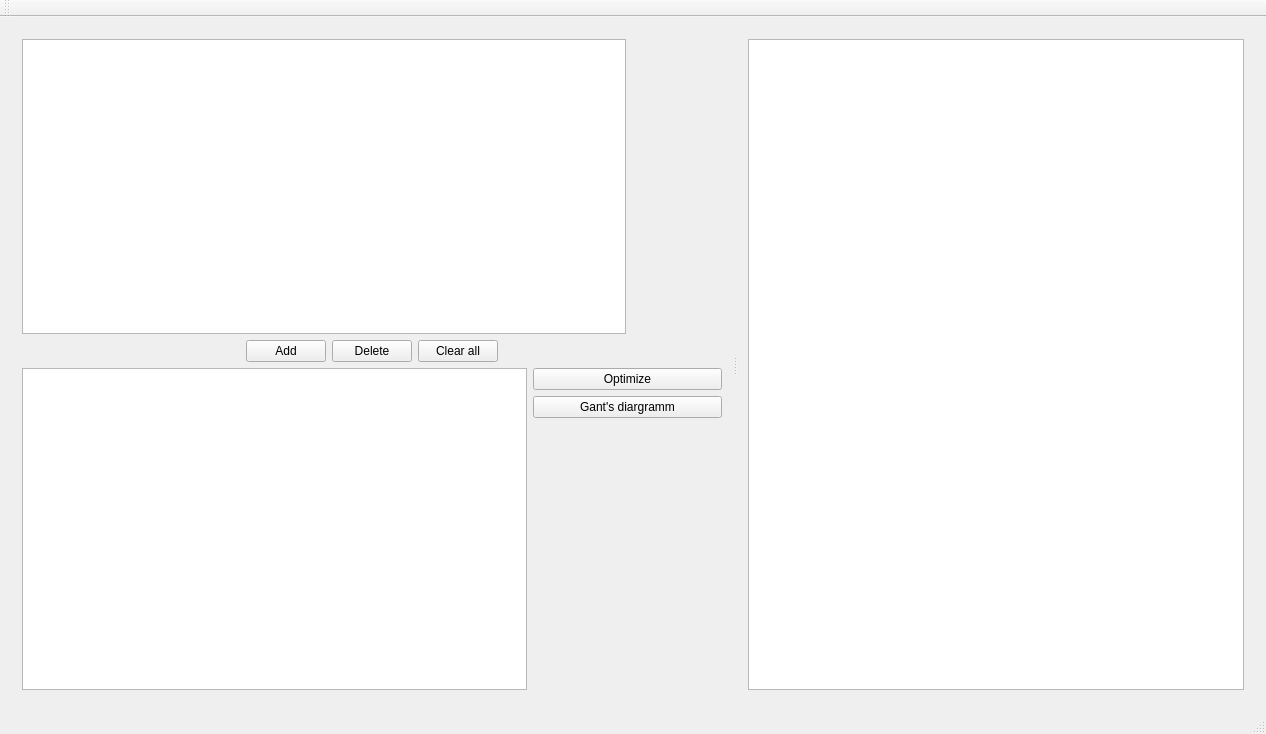
<?xml version="1.0" encoding="UTF-8"?>
<ui version="4.0">
 <class>MainWindow</class>
 <widget class="QMainWindow" name="MainWindow">
  <property name="geometry">
   <rect>
    <x>0</x>
    <y>0</y>
    <width>1266</width>
    <height>734</height>
   </rect>
  </property>
  <property name="windowTitle">
   <string>Project time optimizer</string>
  </property>
  <widget class="QWidget" name="centralWidget">
   <layout class="QHBoxLayout" name="horizontalLayout_3">
    <item>
     <widget class="QSplitter" name="splitter">
      <property name="maximumSize">
       <size>
        <width>16777215</width>
        <height>16777215</height>
       </size>
      </property>
      <property name="orientation">
       <enum>Qt::Horizontal</enum>
      </property>
      <widget class="QWidget" name="widget" native="true">
       <layout class="QVBoxLayout" name="verticalLayout_4">
        <item>
         <layout class="QVBoxLayout" name="verticalLayout_3">
          <item>
           <layout class="QVBoxLayout" name="verticalLayout">
            <item>
             <widget class="QTableView" name="tableView">
              <property name="maximumSize">
               <size>
                <width>604</width>
                <height>16777215</height>
               </size>
              </property>
              <property name="sizeAdjustPolicy">
               <enum>QAbstractScrollArea::AdjustIgnored</enum>
              </property>
              <property name="editTriggers">
               <set>QAbstractItemView::DoubleClicked</set>
              </property>
              <property name="showDropIndicator" stdset="0">
               <bool>true</bool>
              </property>
              <property name="selectionBehavior">
               <enum>QAbstractItemView::SelectRows</enum>
              </property>
              <property name="showGrid">
               <bool>true</bool>
              </property>
              <attribute name="horizontalHeaderCascadingSectionResizes">
               <bool>true</bool>
              </attribute>
              <attribute name="horizontalHeaderStretchLastSection">
               <bool>true</bool>
              </attribute>
              <attribute name="verticalHeaderVisible">
               <bool>false</bool>
              </attribute>
              <attribute name="verticalHeaderStretchLastSection">
               <bool>false</bool>
              </attribute>
             </widget>
            </item>
            <item>
             <layout class="QHBoxLayout" name="horizontalLayout">
              <item>
               <spacer name="horizontalSpacer_2">
                <property name="orientation">
                 <enum>Qt::Horizontal</enum>
                </property>
                <property name="sizeHint" stdset="0">
                 <size>
                  <width>40</width>
                  <height>20</height>
                 </size>
                </property>
               </spacer>
              </item>
              <item>
               <widget class="QPushButton" name="addButton">
                <property name="text">
                 <string>Add</string>
                </property>
               </widget>
              </item>
              <item>
               <widget class="QPushButton" name="deleteButton">
                <property name="text">
                 <string>Delete</string>
                </property>
               </widget>
              </item>
              <item>
               <widget class="QPushButton" name="cleartButton">
                <property name="text">
                 <string>Clear all</string>
                </property>
               </widget>
              </item>
              <item>
               <spacer name="horizontalSpacer">
                <property name="orientation">
                 <enum>Qt::Horizontal</enum>
                </property>
                <property name="sizeHint" stdset="0">
                 <size>
                  <width>40</width>
                  <height>20</height>
                 </size>
                </property>
               </spacer>
              </item>
             </layout>
            </item>
           </layout>
          </item>
          <item>
           <layout class="QHBoxLayout" name="horizontalLayout_2">
            <item>
             <widget class="QTextBrowser" name="textBrowser">
              <property name="sizePolicy">
               <sizepolicy hsizetype="Expanding" vsizetype="Expanding">
                <horstretch>0</horstretch>
                <verstretch>0</verstretch>
               </sizepolicy>
              </property>
              <property name="maximumSize">
               <size>
                <width>505</width>
                <height>16777215</height>
               </size>
              </property>
             </widget>
            </item>
            <item>
             <layout class="QVBoxLayout" name="verticalLayout_2">
              <item>
               <widget class="QPushButton" name="optimizeButton">
                <property name="text">
                 <string>Optimize</string>
                </property>
               </widget>
              </item>
              <item>
               <widget class="QPushButton" name="gantsPushButton">
                <property name="text">
                 <string>Gant's diargramm</string>
                </property>
               </widget>
              </item>
              <item>
               <spacer name="verticalSpacer">
                <property name="orientation">
                 <enum>Qt::Vertical</enum>
                </property>
                <property name="sizeType">
                 <enum>QSizePolicy::Expanding</enum>
                </property>
                <property name="sizeHint" stdset="0">
                 <size>
                  <width>20</width>
                  <height>100</height>
                 </size>
                </property>
               </spacer>
              </item>
             </layout>
            </item>
           </layout>
          </item>
         </layout>
        </item>
       </layout>
      </widget>
      <widget class="QWidget" name="widget_2" native="true">
       <layout class="QVBoxLayout" name="verticalLayout_5">
        <item>
         <widget class="QGraphicsView" name="graphicsView"/>
        </item>
       </layout>
      </widget>
     </widget>
    </item>
   </layout>
  </widget>
  <widget class="QMenuBar" name="menuBar">
   <property name="geometry">
    <rect>
     <x>0</x>
     <y>0</y>
     <width>1266</width>
     <height>21</height>
    </rect>
   </property>
  </widget>
  <widget class="QToolBar" name="mainToolBar">
   <attribute name="toolBarArea">
    <enum>TopToolBarArea</enum>
   </attribute>
   <attribute name="toolBarBreak">
    <bool>false</bool>
   </attribute>
  </widget>
  <widget class="QStatusBar" name="statusBar"/>
 </widget>
 <layoutdefault spacing="6" margin="11"/>
 <resources/>
 <connections/>
</ui>
